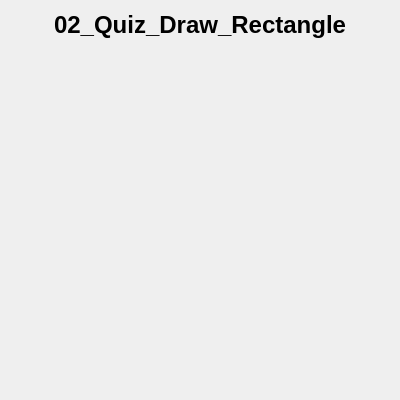
<?xml version="1.0" encoding="UTF-8"?>
<ui version="4.0">
 <class>window</class>
 <widget class="QWidget" name="window">
  <property name="geometry">
   <rect>
    <x>0</x>
    <y>0</y>
    <width>400</width>
    <height>400</height>
   </rect>
  </property>
  <property name="windowTitle">
   <string>window</string>
  </property>
  <layout class="QGridLayout" name="gridLayout">
   <item row="0" column="0">
    <widget class="QLabel" name="label">
     <property name="sizePolicy">
      <sizepolicy hsizetype="Preferred" vsizetype="Fixed">
       <horstretch>0</horstretch>
       <verstretch>0</verstretch>
      </sizepolicy>
     </property>
     <property name="font">
      <font>
       <pointsize>18</pointsize>
       <bold>true</bold>
      </font>
     </property>
     <property name="text">
      <string>02_Quiz_Draw_Rectangle</string>
     </property>
     <property name="alignment">
      <set>Qt::AlignCenter</set>
     </property>
    </widget>
   </item>
   <item row="1" column="0">
    <widget class="glWidget" name="widget" native="true"/>
   </item>
  </layout>
 </widget>
 <customwidgets>
  <customwidget>
   <class>glWidget</class>
   <extends>QWidget</extends>
   <header location="global">glwidget.h</header>
   <container>1</container>
  </customwidget>
 </customwidgets>
 <resources/>
 <connections/>
</ui>
